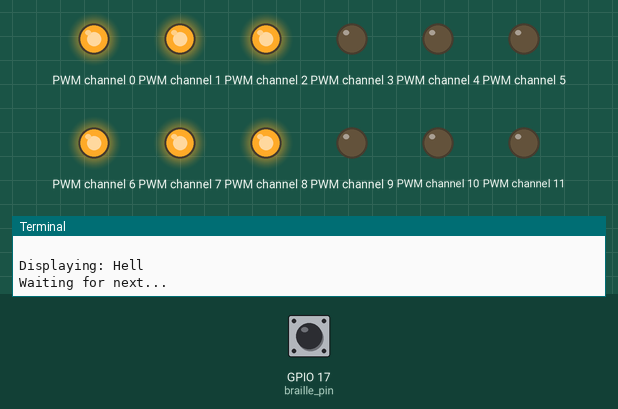
A program run on a simulated Raspberry Pi (BCM pin numbers). On the bench: output pins drawn as LEDs (lit = HIGH), the last lines printed to the terminal. Dashed ring = blinking. The inputs (shaded band) are chosen by the test bench; at power-on: GPIO 17 (braille_pin) LOW.

Above: at 1.2 s.
1.3 s: GPIO 17 (braille_pin) pulled HIGH for 3.2 s
At 3.2 s:
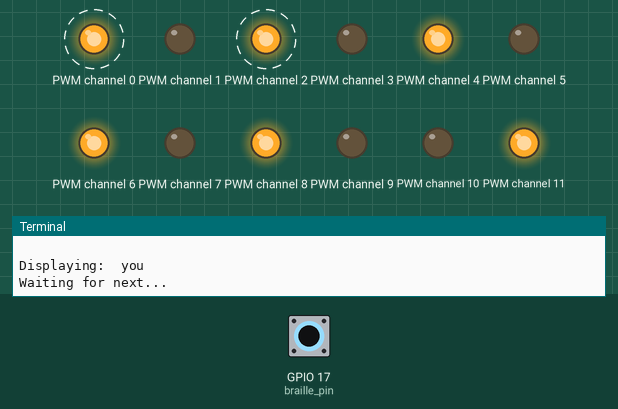
6.0 s: GPIO 17 (braille_pin) pulled HIGH for 0.15 s
At 7.3 s:
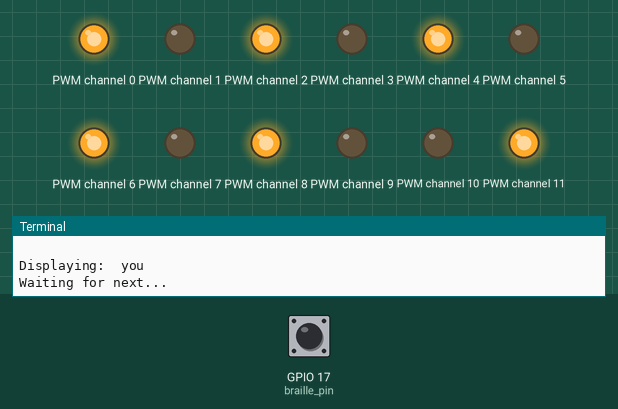
8.0 s: GPIO 17 (braille_pin) pulled HIGH for 1 s
At 9.3 s:
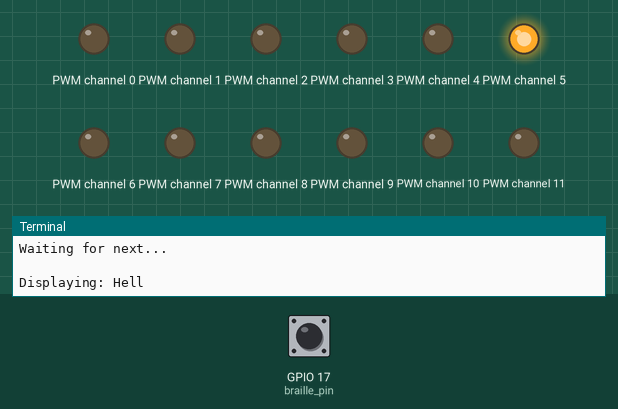
Timing chart, 0 to 11.0 s (numbered marks = the images above; inputs shaded):
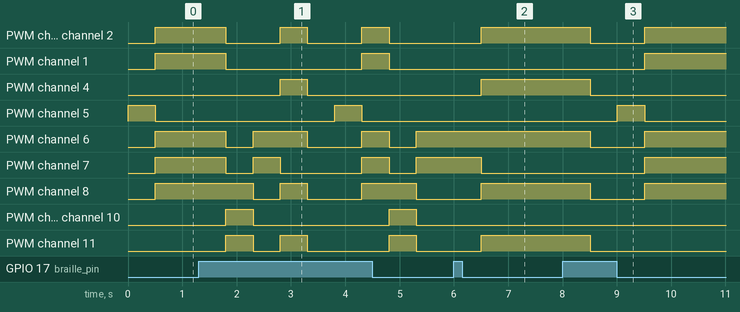

The program:

solenoid_i2c_v2.py
```python
import RPi.GPIO as GPIO
import time
from adafruit_pca9685 import PCA9685
from time import sleep
import board

i2c=board.I2C()
pca_onetwo=PCA9685(i2c, address=0x60)
pca_threefour=PCA9685(i2c, address=0x41)
pca_onetwo.frequency = 100
pca_threefour.frequency = 100

braille_letters = [
    [1,0,0,0,0,0],  # a
    [1,1,0,0,0,0],  # b
    [1,0,0,1,0,0],  # c
    [1,0,0,1,1,0],  # d
    [1,0,0,0,1,0],  # e
    [1,1,0,1,0,0],  # f
    [1,1,0,1,1,0],  # g
    [1,1,0,0,1,0],  # h
    [0,1,0,1,0,0],  # i
    [0,1,0,1,1,0],  # j
    [1,0,1,0,0,0],  # k
    [1,1,1,0,0,0],  # l
    [1,0,1,1,0,0],  # m
    [1,0,1,1,1,0],  # n
    [1,0,1,0,1,0],  # o
    [1,1,1,1,0,0],  # p
    [1,1,1,1,1,0],  # q
    [1,1,1,0,1,0],  # r
    [0,1,1,1,0,0],  # s
    [0,1,1,1,1,0],  # t
    [1,0,1,0,0,1],  # u
    [1,1,1,0,0,1],  # v
    [0,1,0,1,1,1],  # w
    [1,0,1,1,0,1],  # x
    [1,0,1,1,1,1],  # y
    [1,0,1,0,1,1],  # z
]

braille_punctuation = [
    (',', [0, 1, 0, 0, 0, 0]),
    (';', [0, 1, 1, 0, 0, 0]),
    (':', [0, 1, 0, 0, 1, 0]),
    ('.', [0, 1, 0, 0, 1, 1]),
    ('!', [0, 1, 1, 0, 1, 0]),
    ('(', [0, 1, 1, 0, 1, 0]),
    (')', [0, 1, 1, 0, 1, 0]),
    ('?', [0, 1, 1, 0, 0, 1]),
    ('*', [0, 0, 1, 0, 1, 0]),
    ('"', [0, 0, 1, 0, 1, 1]),
]


braille_numbers = [
    ('1', [1,0,0,0,0,0]),
    ('2', [1,1,0,0,0,0]),
    ('3', [1,0,0,1,0,0]),
    ('4', [1,0,0,1,1,0]),
    ('5', [1,0,0,0,1,0]),
    ('6', [1,1,0,1,0,0]),
    ('7', [1,1,0,1,1,0]),
    ('8', [1,1,0,0,1,0]),
    ('9', [0,1,0,1,0,0]),
    ('0', [0,1,0,1,1,0]),
]

captial = [0,0,0,0,0,1]
number  = [0,0,1,1,1,1]
space = [0,0,0,0,0,0]

braille_cells = [
    (pca_onetwo, [0, 1, 2, 3, 4, 5]),       # Cell 1
    (pca_onetwo, [6, 7, 8, 9, 10, 11]),     # Cell 2
    (pca_threefour, [0, 1, 2, 3, 4, 5]),    # Cell 3
    (pca_threefour, [6, 7, 8, 9, 10, 11])   # Cell 4
]

braille_pin = 17
braille_text = "Hello, 2 you!"

GPIO.setmode(GPIO.BCM)
GPIO.setwarnings(False)
GPIO.setup(braille_pin, GPIO.IN, pull_up_down=GPIO.PUD_DOWN)

def set_solenoid_state(pca, channel, state):
    if state:
        pca.channels[channel].duty_cycle = 0xFFFF
    else:
        pca.channels[channel].duty_cycle = 0

def display_char(cell_index, dataset):
    pca, channels = braille_cells[cell_index]
    for i in range(6):
        set_solenoid_state(pca, channels[i], dataset[i])

def check_char(cell_index, char):
    if char == ' ':
        display_char(cell_index, space)
        return

    if char.isupper():
        display_char(cell_index, captial)
        time.sleep(0.5)
        char = char.lower()

    if char.isdigit():
        display_char(cell_index, number)
        time.sleep(0.5)

        digit_pattern = None
        for digit, pattern in braille_numbers:
            if char == digit:
                digit_pattern = pattern
        if digit_pattern:
            display_char(cell_index, digit_pattern)

    if char.isalpha():
        index = ord(char) - ord('a')
        display_char(cell_index, braille_letters[index])
        return

    else:
        punct_pattern = None
        for symbol, pattern in braille_punctuation:
            if char == symbol:
                punct_pattern = pattern
                break
        if punct_pattern:
            display_char(cell_index, punct_pattern)

def clear_all_cells():
    for pca, channels in braille_cells:
        for ch in channels:
            set_solenoid_state(pca, ch, 0)

def perform_ocr(image):
    gray = cv2.cvtColor(image, cv2.COLOR_BGR2GRAY)
    text = pytesseract.image_to_string(gray)
    return text

try:
    while True:

        i = 0
        while i < len(braille_text):
            chars = braille_text[i:i+4]
            print(f"\nDisplaying: {chars}")

            for j in range(4):
                if j < len(chars):
                    check_char(j, chars[j])
                else:
                    # Clear the unused cell
                    display_char(j, space)

            print("Waiting for next...")
            while GPIO.input(braille_pin) == 0:
                time.sleep(0.01)

            time.sleep(0.5)
            i += 4


except KeyboardInterrupt:
    print("\nProgram interrupted.")

finally:
    clear_all_cells()
    GPIO.cleanup()
```

Measured:
- after the input at 1.3 s, PWM channel 0: alternates HIGH for 0.50 s and LOW for 1.0 s, starting after 0.50 s; PWM channel 1: HIGH → LOW after 0.50 s, → HIGH 2.5 s later, → LOW 0.50 s later
- after the input at 6.0 s, PWM channel 0, PWM channel 2, PWM channel 4, PWM channel 8, PWM channel 11: LOW → HIGH after 0.51 s; PWM channel 7: HIGH → LOW after 0.51 s
- after the input at 8.0 s, PWM channel 0, PWM channel 2, PWM channel 6, PWM channel 8: HIGH → LOW after 0.51 s, → HIGH 1.0 s later; PWM channel 1, PWM channel 7: LOW → HIGH after 1.5 s; PWM channel 4, PWM channel 11: HIGH → LOW after 0.51 s; PWM channel 5: LOW → HIGH after 1.0 s, → LOW 0.50 s later
